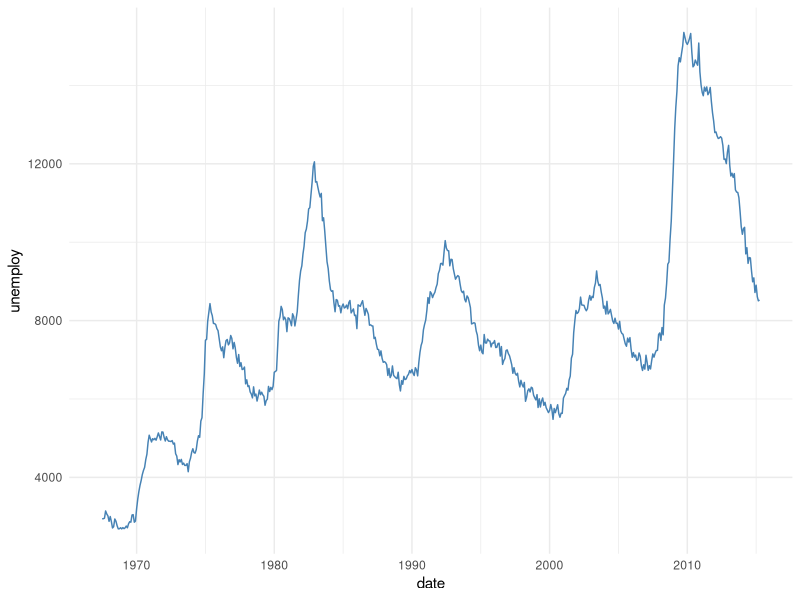

Recreate this plot in R.
## ---- chunk 1
#| title: Market Trends
library(ggplot2)
ggplot(economics, aes(date, unemploy)) + geom_line(color = "steelblue") + theme_minimal()
## ---- chunk 2
#| title: Summary Statistics
summary(economics[, c("unemploy", "pop")])
